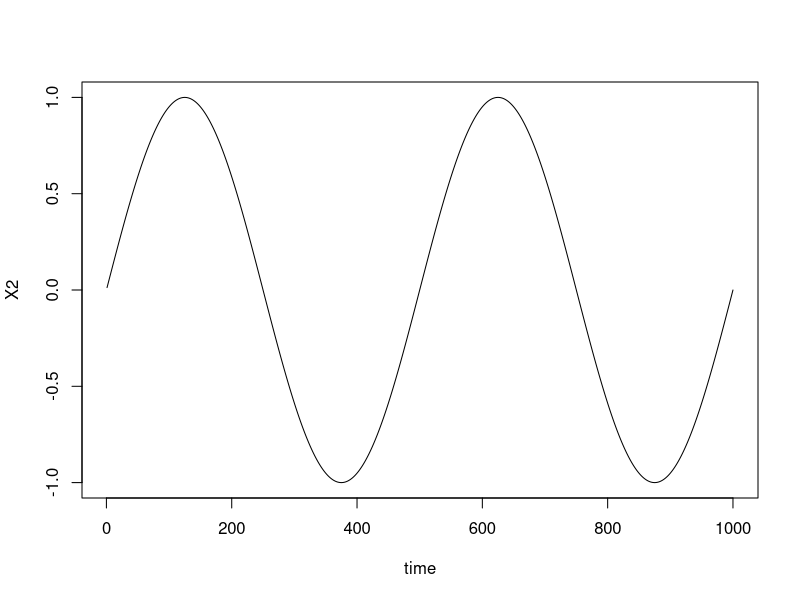
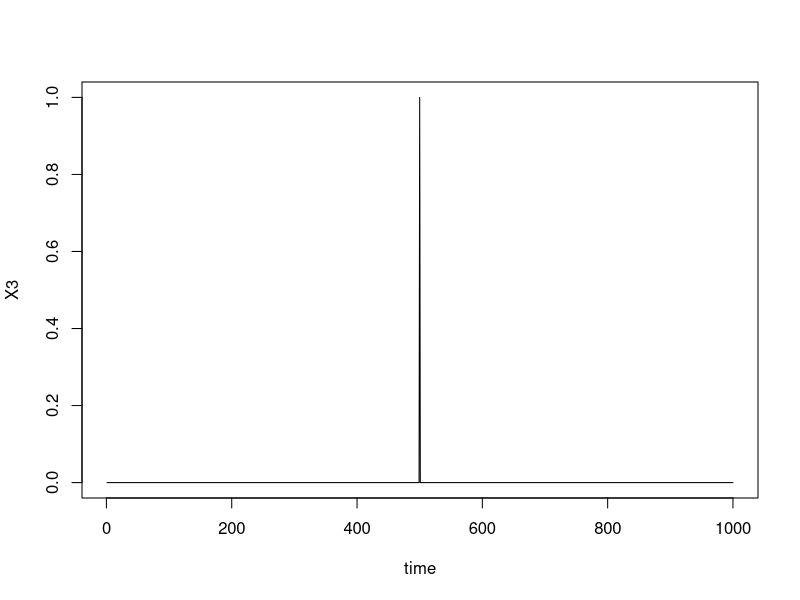
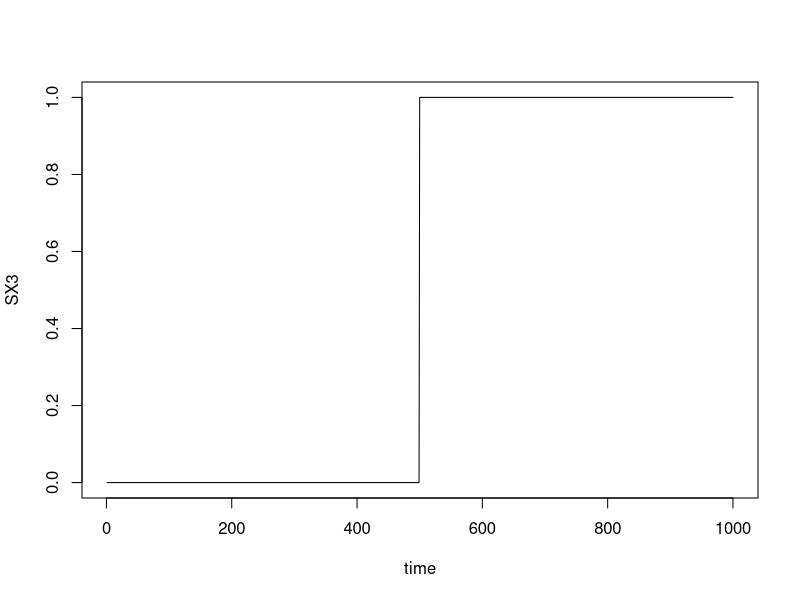
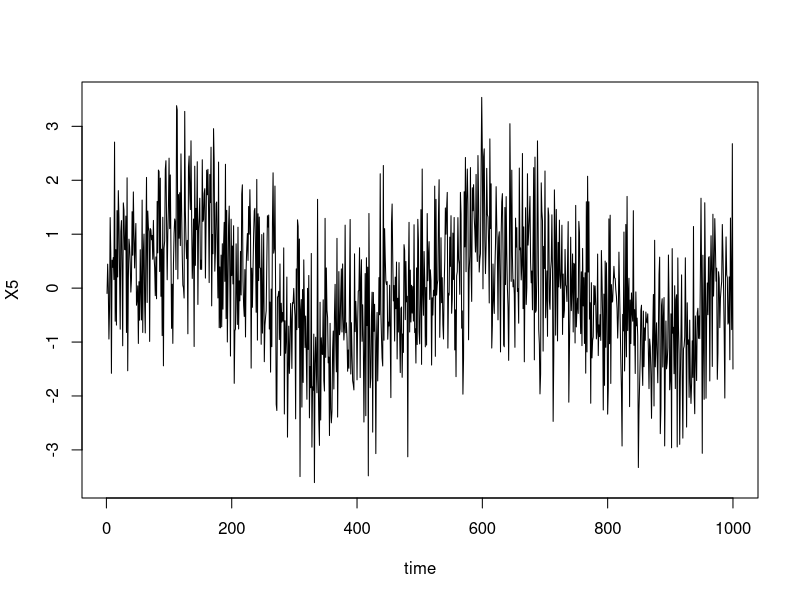
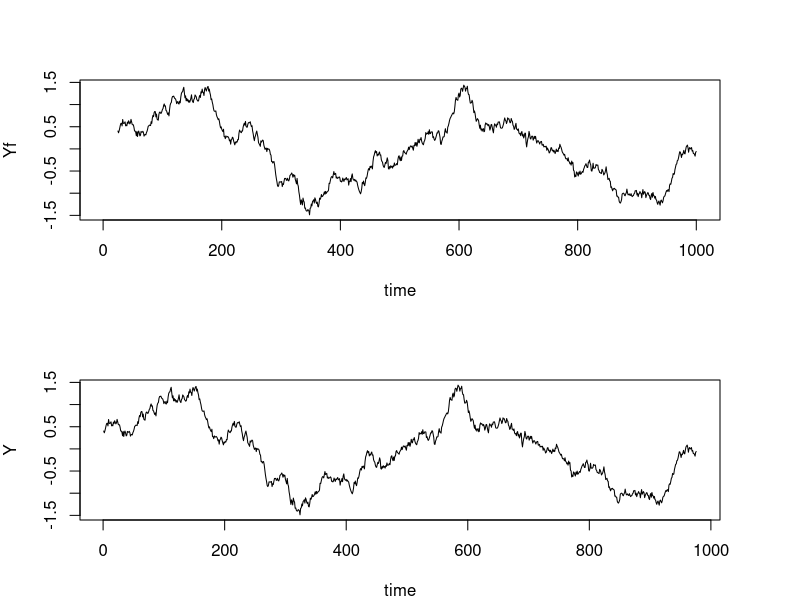

Reproduce these figures in R, in order.

# Impulse response example
N=1000
# X1 = array(1:N, dim=c(N,1))
X1 = 1:N
f = 2
X2 = sin(2*pi*(X1/N)*f)
 plot(X2,type="l",xlab="time")
 X3 = array( 0, dim=c(N,1))
X3[N/2]=1
 plot(X3,type="l",xlab="time")

SX3=array( 0, dim=c(N,1))
sum = 0
for (index in 1:N) {
  sum = sum + X3[index]
  SX3[index] = sum 
}
 plot(SX3,type="l",xlab="time") 

std = 1
X4 = std*rnorm(N)
# X4 = array(std*rnorm(N), dim=c(N,1))
X5 = X2+ X4
 plot(X5,type="l",xlab="time")

width = 25
w1 = width+1

w = array( (1/width), dim=c(width,1))
Y=array( 0, dim=c(N-(width-1),1))
nrow(Y)

for (index in (w1):(N+1)) {
  yt=0
  for ( Ind in 1:width )  {
       yt = yt + w[Ind]*X5[index-Ind]
      }
  Y[index-width] = yt
 # print(Y[index-width])
}

 ws = 25
 Yf = filter(X5, rep(1/ws, ws), sides = 1)
 # set sides = 1 for impulse response model. 
 # Yf[n]= 1/ws*X5[n] + 1/ws*X5[n-1] +...+ 1/ws*X5[n-(ws-1)]. 
 #  length(Yf) = 1000 
 # first ws-1 are NA, Yf[ws] is first real number, ends at N 
 # set sides = 2 for two sided filter model. 
 # Yf[n]= 1/ws*X5[n+ (ws-1)/2] +...+1/ws*X5[n]+...1/ws*X5[n-(ws-1)/2]
 # length(Yf) = 1000
 # first (ws-1)/2 are NA, Yf[ (ws-1)/2 +1] is first real number, Yf[N-(ws-1)/2 + 1] is last real number, 
 # last (ws-1)/2 elements are NA
 
 
 # windows(7,10)
 par(mar=c(4,4,4,4))
 layout( matrix( c(2,1), nrow=2, ncol=1, byrow="FALSE"))
 plot(Y,type="l",xlab="time") 
 plot(Yf,type="l",xlab="time") 
# plot(X5,type="l",xlab="time")

# par(mfrow=c(3,1))
#  acf(Y, 10, main="output")
#   acf(X5, 10, main="input")
#  ccf(Yf[25:1000], X5[25:1000], 10, main="Output vs Input", ylab="CCF")
